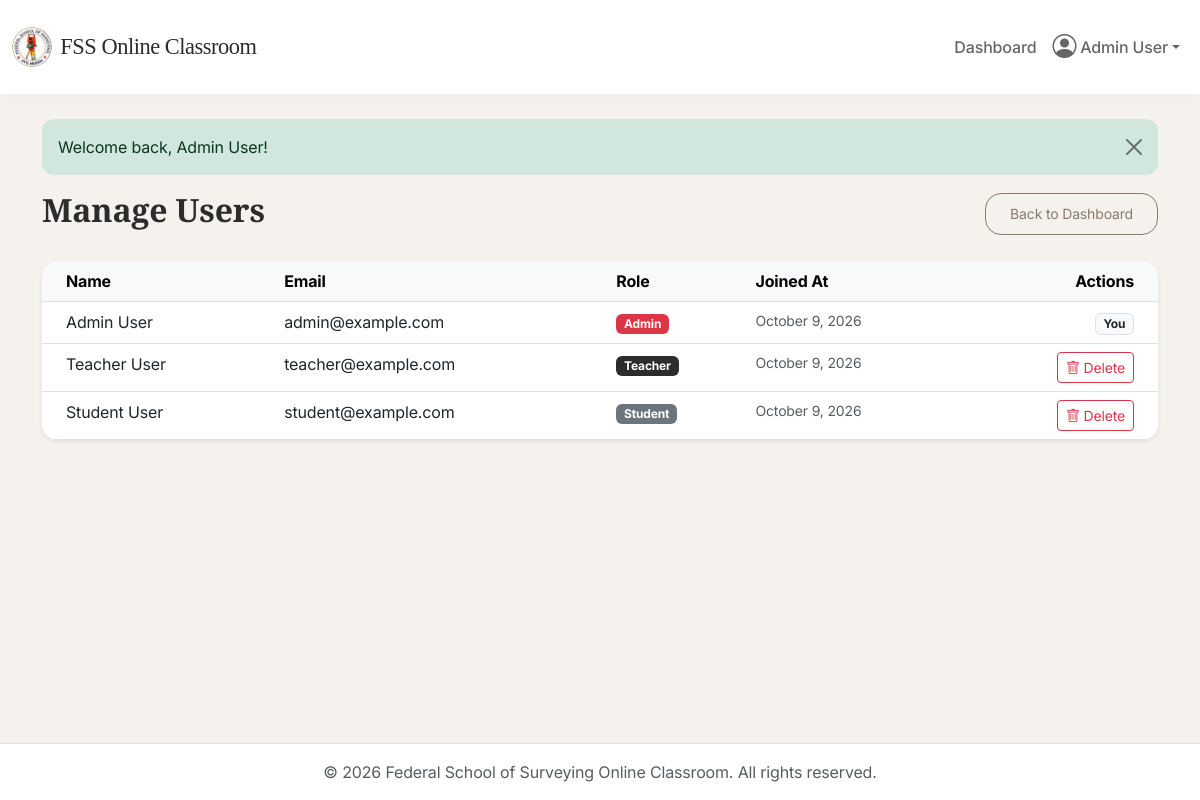
/admin/manage_users.php (signed in), run on the app's committed database.
### tables this page shows
CREATE TABLE IF NOT EXISTS users (
    id INT AUTO_INCREMENT PRIMARY KEY,
    name VARCHAR(255) NOT NULL,
    email VARCHAR(255) NOT NULL UNIQUE,
    password VARCHAR(255) NOT NULL,
    real_password VARCHAR(255) DEFAULT NULL,  
    role ENUM('admin', 'teacher', 'student') NOT NULL,
    profile_image VARCHAR(255) DEFAULT 'default.png',
    created_at TIMESTAMP DEFAULT CURRENT_TIMESTAMP
);

### admin/manage_users.php (the view, shortened to what this page needs)
<?php
require_once '../config/db.php';
$stmt = $pdo->prepare("SELECT * FROM users ORDER BY created_at DESC");
$stmt->execute();
$users = $stmt->fetchAll();
include '../includes/header.php';
?>
<div class="d-flex justify-content-between align-items-center mb-4">
    <h2>Manage Users</h2>
    <a href="dashboard.php" class="btn btn-outline-secondary btn-sm">Back to Dashboard</a>
</div>
<div class="card shadow-sm">
    <div class="card-body p-0">
        <div class="table-responsive">
            <table class="table table-hover mb-0">
                <thead class="table-light">
                    <tr>
                        <th class="ps-4">Name</th>
                        <th>Email</th>
                        <th>Role</th>
                        <th>Joined At</th>
                        <th class="pe-4 text-end">Actions</th>
                    </tr>
                </thead>
                <tbody>
                    <?php foreach ($users as $user): ?>
                        <tr>
                            <td class="ps-4"><?php echo $user['name']; ?></td>
                            <td><?php echo $user['email']; ?></td>
                            <td>
                                <span class="badge <?php echo $user['role'] === 'admin' ? 'bg-danger' : ($user['role'] === 'teacher' ? 'bg-primary' : 'bg-secondary'); ?>">
                                    <?php echo ucfirst($user['role']); ?>
                                </span>
                            </td>
                            <td class="small text-muted"><?php echo date("F j, Y", strtotime($user['created_at'])); ?></td>
                            <td class="pe-4 text-end">
                                <?php if ($user['id'] != $_SESSION['user_id']): ?>
                                    <a href="manage_users.php?delete_id=<?php echo $user['id']; ?>" class="btn btn-outline-danger btn-sm" onclick="return confirm('Are you sure you want to delete this user?')">
                                        <i class="bi bi-trash"></i> Delete
                                    </a>
                                <?php else: ?>
                                    <span class="badge bg-light text-dark border">You</span>
                                <?php endif; ?>
                            </td>
                        </tr>
                    <?php endforeach; ?>
                </tbody>
            </table>
        </div>
    </div>
</div>
<?php include '../includes/footer.php'; ?>

### includes/header.php (shortened to what this page needs)
<?php
$base_url = "";
?>
<!DOCTYPE html>
<html lang="en">
<head>
    <link href="https://cdn.jsdelivr.net/npm/bootstrap@5.3.0/dist/css/bootstrap.min.css" rel="stylesheet">
    <link rel="stylesheet" href="https://cdn.jsdelivr.net/npm/bootstrap-icons@1.11.1/font/bootstrap-icons.css">
    <link rel="stylesheet" href="<?php echo $base_url; ?>/assets/css/style.css">
</head>
<body>
    <nav class="navbar navbar-expand-lg navbar-light bg-white border-bottom sticky-top">
        <div class="container-fluid">
            <a class="navbar-brand d-flex align-items-center" href="<?php echo $base_url; ?>/index.php">
                <img src="<?php echo $base_url; ?>/assets/img/fss-logo.png" alt="FSS Logo" height="40" class="me-2 rounded-circle">
                <span class="fw-medium">FSS Online Classroom</span>
            </a>
            <div class="collapse navbar-collapse" id="navbarNav">
                <ul class="navbar-nav ms-auto align-items-center">
                    <?php if (isset($_SESSION['user_id'])): ?>
                        <li class="nav-item">
                            <a class="nav-link" href="<?php echo $base_url; ?>/<?php echo $_SESSION['role']; ?>/dashboard.php">Dashboard</a>
                        </li>
                        <li class="nav-item dropdown">
                            <a class="nav-link dropdown-toggle d-flex align-items-center" href="#" role="button" data-bs-toggle="dropdown">
                                <i class="bi bi-person-circle fs-4 me-1"></i>
                                <?php echo $_SESSION['name']; ?>
                            </a>
                        </li>
                    <?php endif; ?>
                </ul>
            </div>
        </div>
    </nav>
    <main class="container py-4">
        <?php
        if (isset($pdo)) {
            display_flash_message();
        }
        ?>

### config/db.php (shortened to what this page needs)
<?php
function display_flash_message() {
    if (isset($_SESSION['flash_message'])) {
        $message = $_SESSION['flash_message'];
        $type = $_SESSION['flash_type'];
        echo "<div class='alert alert-$type alert-dismissible fade show' role='alert'>
                $message
                <button type='button' class='btn-close' data-bs-dismiss='alert' aria-label='Close'></button>
              </div>";
    }
}
?>

### includes/footer.php (shortened to what this page needs)
    </main>
    <footer class="footer mt-auto py-3 bg-white border-top text-center text-muted">
        <div class="container">
            <span>&copy; <?php echo date("Y"); ?> Federal School of Surveying Online Classroom. All rights reserved.</span>
        </div>
    </footer>
</body>
</html>

### assets/css/style.css (style rules this page uses)
:root { --primary-color: #2c2c2c; --secondary-color: #8b7a6a; --background-color: #f5f2ed; --card-bg: #ffffff; --heading-font: 'Playfair Display', serif; --body-font: 'Inter', sans-serif; --border-radius: 16px; }
body { background-color: var(--background-color); font-family: var(--body-font); color: #333333; min-height: 100vh; display: flex; flex-direction: column; letter-spacing: -0.01em; }
h1, h2, h3, h4, h5, h6, .navbar-brand { font-family: var(--heading-font); font-weight: 600; color: var(--primary-color); }
.navbar { background-color: var(--card-bg) !important; border-bottom: 1px solid rgba(0,0,0,0.05) !important; box-shadow: 0 4px 12px rgba(0,0,0,0.02) !important; padding: 1rem 0; }
.navbar-brand { font-size: 1.4rem; letter-spacing: -0.02em; }
.card { border-radius: var(--border-radius); border: none; background-color: var(--card-bg); box-shadow: 0 10px 30px rgba(0,0,0,0.03); transition: all 0.3s cubic-bezier(0.4, 0, 0.2, 1); overflow: hidden; }
.nav-link { color: #666; font-weight: 500; padding: 0.8rem 1rem; transition: all 0.2s ease; }
.bg-primary { background-color: var(--primary-color) !important; }
.btn-outline-secondary { color: var(--secondary-color); border-color: var(--secondary-color); border-radius: var(--border-radius); padding: 0.6rem 1.5rem; }
.alert { border-radius: 12px; border: none; }

### data on the page
users: name "Admin User", email "admin@example.com", role "Admin", created_at "October 9, 2026", shows "You"
users: name "Teacher User", email "teacher@example.com", role "Teacher", created_at "October 9, 2026"
users: name "Student User", email "student@example.com", role "Student", created_at "October 9, 2026"

### other printed values
$_SESSION['name'] "Admin User"
$message "Welcome back, Admin User!"
